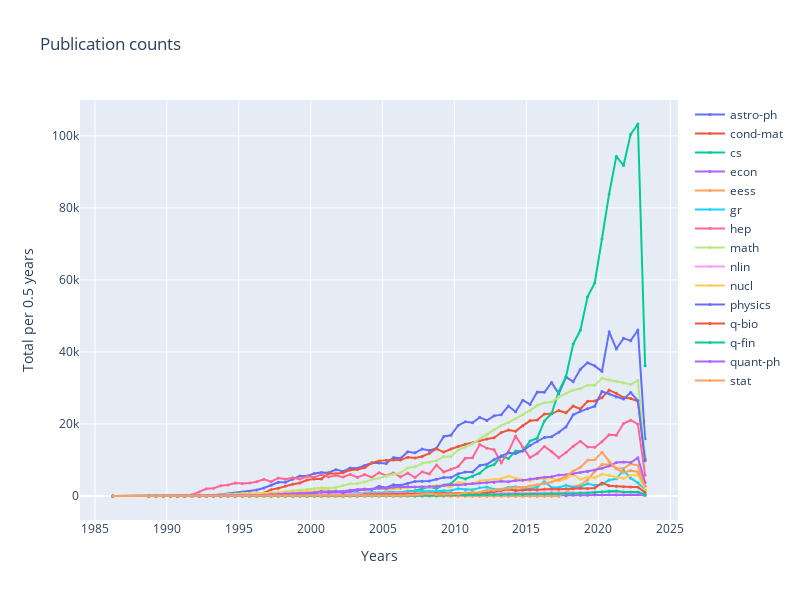

Write notebook code for a chart like this one.
### Code cell
plot_counts(paper_counts_collapsed, unique_categories_collapsed)
